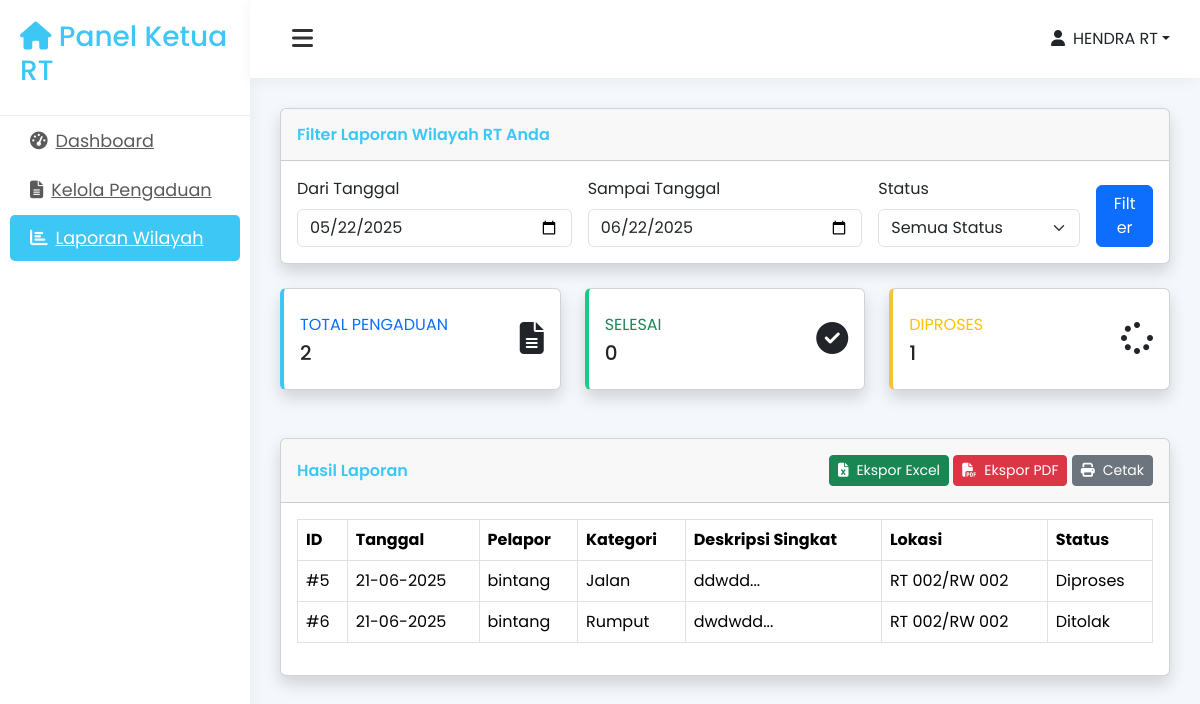
/rt/laporan.php (signed in), run on the app's committed database.
### tables this page shows
CREATE TABLE `pengaduan` (
  `id_pengaduan` int NOT NULL,
  `deskripsi` text NOT NULL,
  `lokasi_lengkap` varchar(255) NOT NULL,
  `tanggal_lapor` date NOT NULL,
  `status` enum('Diterima','Diproses','Selesai','Ditolak') NOT NULL DEFAULT 'Diterima',
  `id_user_pelapor` int NOT NULL,
  `id_kategori` int NOT NULL,
  `id_rt_lokasi` int NOT NULL,
  `tujuan_id_rt` int DEFAULT NULL,
  `tujuan_id_rw` int DEFAULT NULL,
  `updated_at` timestamp NULL DEFAULT CURRENT_TIMESTAMP ON UPDATE CURRENT_TIMESTAMP
);

CREATE TABLE `users` (
  `id_user` int NOT NULL,
  `nama_lengkap` varchar(100) NOT NULL,
  `nomor_telepon` varchar(20) NOT NULL,
  `nik` varchar(16) NOT NULL,
  `password` varchar(255) NOT NULL,
  `id_role` int NOT NULL,
  `id_rt` int DEFAULT NULL,
  `id_rw` int DEFAULT NULL,
  `created_at` timestamp NULL DEFAULT CURRENT_TIMESTAMP
);

CREATE TABLE `kategori_pengaduan` (
  `id_kategori` int NOT NULL,
  `nama_kategori` varchar(50) NOT NULL
);

CREATE TABLE `rt` (
  `id_rt` int NOT NULL,
  `nomor_rt` varchar(5) NOT NULL,
  `nama_ketua_rt` varchar(100) DEFAULT NULL,
  `id_rw` int NOT NULL
);

CREATE TABLE `rw` (
  `id_rw` int NOT NULL,
  `nomor_rw` varchar(5) NOT NULL,
  `nama_ketua_rw` varchar(100) DEFAULT NULL
);

### rt/laporan.php (the view, shortened to what this page needs)
<?php
require_once __DIR__ . '/../config/database.php';
$id_rt_session = $_SESSION['user_rt_id'];
$tanggal_mulai = $_GET['tanggal_mulai'] ?? date('Y-m-d', strtotime('-1 month'));
$tanggal_akhir = $_GET['tanggal_akhir'] ?? date('Y-m-d');
$status_filter = $_GET['status'] ?? 'Semua';
$params = []; $types = '';
$query_laporan = "SELECT p.id_pengaduan, p.tanggal_lapor, p.deskripsi, p.status, u.nama_lengkap as nama_pelapor, k.nama_kategori, rt.nomor_rt, rw.nomor_rw FROM pengaduan p JOIN users u ON p.id_user_pelapor = u.id_user JOIN kategori_pengaduan k ON p.id_kategori = k.id_kategori JOIN rt ON p.id_rt_lokasi = rt.id_rt JOIN rw ON rt.id_rw = rw.id_rw WHERE p.tujuan_id_rt = ? AND p.tanggal_lapor BETWEEN ? AND ?";
$params[] = $id_rt_session; $params[] = $tanggal_mulai; $params[] = $tanggal_akhir;
$types .= 'iss';
$query_laporan .= " ORDER BY p.tanggal_lapor DESC";
$stmt = $conn->prepare($query_laporan); $stmt->bind_param($types, ...$params); $stmt->execute();
$laporan_list = $stmt->get_result()->fetch_all(MYSQLI_ASSOC); $stmt->close();
$total_pengaduan = count($laporan_list);
$jumlah_selesai = count(array_filter($laporan_list, fn($l) => $l['status'] == 'Selesai'));
$jumlah_diproses = count(array_filter($laporan_list, fn($l) => $l['status'] == 'Diproses'));
?>
<!DOCTYPE html>
<html lang="id">
<head>
    <link href="https://cdn.jsdelivr.net/npm/bootstrap@5.3.3/dist/css/bootstrap.min.css" rel="stylesheet">
    <link rel="stylesheet" href="https://cdnjs.cloudflare.com/ajax/libs/font-awesome/6.5.2/css/all.min.css">
    <link rel="stylesheet" href="https://cdn.jsdelivr.net/npm/sweetalert2@11/dist/sweetalert2.min.css">
</head>
<body>
    <div class="wrapper">
        <nav id="sidebar">
            <div class="sidebar-header">
                <h3><i class="fas fa-home"></i> Panel Ketua RT</h3>
            </div>
            <ul class="list-unstyled components">
                <?php $currentPage = basename($_SERVER['PHP_SELF']); ?>
                <li class="<?php echo ($currentPage == 'index.php') ? 'active' : ''; ?>"><a href="index.php"><i
                            class="fas fa-tachometer-alt me-2"></i>Dashboard</a></li>
                <li class="<?php echo ($currentPage == 'kelola_pengaduan.php') ? 'active' : ''; ?>"><a
                        href="kelola_pengaduan.php"><i class="fas fa-file-alt me-2"></i>Kelola Pengaduan</a></li>
                <li class="<?php echo ($currentPage == 'laporan.php') ? 'active' : ''; ?>"><a href="laporan.php"><i
                            class="fas fa-chart-bar me-2"></i>Laporan Wilayah</a></li>
            </ul>
        </nav>
        <div id="content">
            <nav class="topbar">
                <button type="button" id="sidebarCollapse" class="btn"><i class="fas fa-bars"></i></button>
                <ul class="navbar-nav ms-auto">
                    <li class="nav-item dropdown"><a class="nav-link dropdown-toggle" href="#" id="navbarDropdown"
                            role="button" data-bs-toggle="dropdown" aria-expanded="false"><i
                                class="fas fa-user me-2"></i><?php echo htmlspecialchars($_SESSION['nama_lengkap']); ?></a>
                    </li>
                </ul>
            </nav>
            <div class="main-content">
                <div class="card shadow mb-4">
                    <div class="card-header py-3">
                        <h6 class="m-0 font-weight-bold" style="color: var(--primary-color);">Filter Laporan Wilayah RT
                            Anda</h6>
                    </div>
                    <div class="card-body">
                        <form action="laporan.php" method="GET" id="filter-form">
                            <div class="row g-3 align-items-end">
                                <div class="col-md-4"><label for="tanggal_mulai" class="form-label">Dari
                                        Tanggal</label><input type="date" class="form-control" id="tanggal_mulai"
                                        name="tanggal_mulai" value="<?php echo htmlspecialchars($tanggal_mulai); ?>">
                                </div>
                                <div class="col-md-4"><label for="tanggal_akhir" class="form-label">Sampai
                                        Tanggal</label><input type="date" class="form-control" id="tanggal_akhir"
                                        name="tanggal_akhir" value="<?php echo htmlspecialchars($tanggal_akhir); ?>">
                                </div>
                                <div class="col-md-3">
                                    <label for="status" class="form-label">Status</label>
                                    <select class="form-select" id="status" name="status">
                                        <option value="Semua" <?php if($status_filter == 'Semua') echo 'selected'; ?>>
                                            Semua Status</option>
                                    </select>
                                </div>
                                <div class="col-md-1"><button type="submit" name="filter" value="true"
                                        class="btn btn-primary w-100">Filter</button></div>
                            </div>
                        </form>
                    </div>
                </div>
                <div id="laporan-area">
                    <div class="row mb-4">
                        <div class="col-xl-4 col-md-6 mb-4">
                            <div class="card border-left-primary shadow h-100 py-2">
                                <div class="card-body">
                                    <div class="row no-gutters align-items-center">
                                        <div class="col mr-2">
                                            <div class="text-xs font-weight-bold text-primary text-uppercase mb-1">Total
                                                Pengaduan</div>
                                            <div class="h5 mb-0 font-weight-bold text-gray-800">
                                                <?php echo $total_pengaduan; ?></div>
                                        </div>
                                        <div class="col-auto"><i class="fas fa-file-alt fa-2x text-gray-300"></i></div>
                                    </div>
                                </div>
                            </div>
                        </div>
                        <div class="col-xl-4 col-md-6 mb-4">
                            <div class="card border-left-success shadow h-100 py-2">
                                <div class="card-body">
                                    <div class="row no-gutters align-items-center">
                                        <div class="col mr-2">
                                            <div class="text-xs font-weight-bold text-success text-uppercase mb-1">
                                                Selesai</div>
                                            <div class="h5 mb-0 font-weight-bold text-gray-800">
                                                <?php echo $jumlah_selesai; ?></div>
                                        </div>
                                        <div class="col-auto"><i class="fas fa-check-circle fa-2x text-gray-300"></i>
                                        </div>
                                    </div>
                                </div>
                            </div>
                        </div>
                        <div class="col-xl-4 col-md-6 mb-4">
                            <div class="card border-left-warning shadow h-100 py-2">
                                <div class="card-body">
                                    <div class="row no-gutters align-items-center">
                                        <div class="col mr-2">
                                            <div class="text-xs font-weight-bold text-warning text-uppercase mb-1">
                                                Diproses</div>
                                            <div class="h5 mb-0 font-weight-bold text-gray-800">
                                                <?php echo $jumlah_diproses; ?></div>
                                        </div>
                                        <div class="col-auto"><i class="fas fa-spinner fa-2x text-gray-300"></i></div>
                                    </div>
                                </div>
                            </div>
                        </div>
                    </div>
                    <div class="card shadow">
                        <div class="card-header py-3 d-flex justify-content-between align-items-center">
                            <h6 class="m-0 font-weight-bold" style="color: var(--primary-color);">Hasil Laporan</h6>
                            <div>
                                <button id="export-excel" class="btn btn-success btn-sm"><i
                                        class="fas fa-file-excel me-2"></i>Ekspor Excel</button>
                                <button id="export-pdf" class="btn btn-danger btn-sm"><i
                                        class="fas fa-file-pdf me-2"></i>Ekspor PDF</button>
                                <button id="cetak-laporan" class="btn btn-secondary btn-sm"><i
                                        class="fas fa-print me-2"></i>Cetak</button>
                            </div>
                        </div>
                        <div class="card-body">
                            <div class="table-responsive">
                                <table class="table table-bordered" width="100%" cellspacing="0">
                                    <thead>
                                        <tr>
                                            <th>ID</th>
                                            <th>Tanggal</th>
                                            <th>Pelapor</th>
                                            <th>Kategori</th>
                                            <th>Deskripsi Singkat</th>
                                            <th>Lokasi</th>
                                            <th>Status</th>
                                        </tr>
                                    </thead>
                                    <tbody>
                                        <?php if (empty($laporan_list)): ?>
                                        <tr>
                                            <td colspan="7" class="text-center">Tidak ada data untuk filter yang
                                                dipilih.</td>
                                        </tr>
                                        <?php else: foreach ($laporan_list as $laporan): ?>
                                        <tr>
                                            <td>#<?php echo $laporan['id_pengaduan']; ?></td>
                                            <td><?php echo date('d-m-Y', strtotime($laporan['tanggal_lapor'])); ?></td>
                                            <td><?php echo htmlspecialchars($laporan['nama_pelapor']); ?></td>
                                            <td><?php echo htmlspecialchars($laporan['nama_kategori']); ?></td>
                                            <td><?php echo htmlspecialchars(substr($laporan['deskripsi'], 0, 50)) . '...'; ?>
                                            </td>
                                            <td><?php echo "RT " . htmlspecialchars($laporan['nomor_rt']) . "/RW " . htmlspecialchars($laporan['nomor_rw']); ?>
                                            </td>
                                            <td><?php echo $laporan['status']; ?></td>
                                        </tr>
                                        <?php endforeach; endif; ?>
                                    </tbody>
                                </table>
                            </div>
                        </div>
                    </div>
                </div>
            </div>
        </div>
    </div>
</body>
</html>

### rt/laporan.php (style rules this page uses)
:root { --primary-color: #3dc7f5; --sidebar-bg: #fff; --content-bg: #f4f7fc; --font-family: 'Poppins', sans-serif; }
body { font-family: var(--font-family); background-color: var(--content-bg); }
.wrapper { display: flex; width: 100%; align-items: stretch; min-height: 100vh; }
#sidebar { min-width: 250px; max-width: 250px; background: var(--sidebar-bg); transition: all 0.3s ease-in-out; box-shadow: 2px 0 15px rgba(0, 0, 0, 0.05); }
#content { width: 100%; transition: all 0.3s ease-in-out; }
#sidebar .sidebar-header { padding: 20px; border-bottom: 1px solid #eee; color: var(--primary-color); font-weight: 600; }
#sidebar ul li a { padding: 10px 20px; font-size: 1.1em; display: block; color: #5a5a5a; border-radius: 5px; margin: 2px 10px; transition: all 0.2s; }
#sidebar ul li.active>a { color: #fff; background: var(--primary-color); }
.topbar { padding: 15px 30px; background: #fff; box-shadow: 0 2px 15px rgba(0, 0, 0, 0.05); display: flex; justify-content: space-between; align-items: center; }
#sidebarCollapse { border: none; background: transparent; font-size: 1.5rem; color: #333; }
.main-content { padding: 30px; }
.card-header .font-weight-bold { font-weight: 600 !important; }
.border-left-primary { border-left: .25rem solid var(--primary-color) !important; }
.border-left-success { border-left: .25rem solid #1cc88a !important; }
.border-left-warning { border-left: .25rem solid #f6c23e !important; }

### data on the page
pengaduan: id_pengaduan "5", tanggal_lapor "21-06-2025", id_user_pelapor.nama_lengkap "bintang", id_kategori.nama_kategori "Jalan", deskripsi "ddwdd", id_rt_lokasi.nomor_rt "002", rw.nomor_rw "002", status "Diproses"
pengaduan: id_pengaduan "6", tanggal_lapor "21-06-2025", id_user_pelapor.nama_lengkap "bintang", id_kategori.nama_kategori "Rumput", deskripsi "dwdwdd", id_rt_lokasi.nomor_rt "002", rw.nomor_rw "002", status "Ditolak"

### other printed values
$_SESSION['nama_lengkap'] "HENDRA RT"
$total_pengaduan "2"
$jumlah_selesai "0"
$jumlah_diproses "1"
